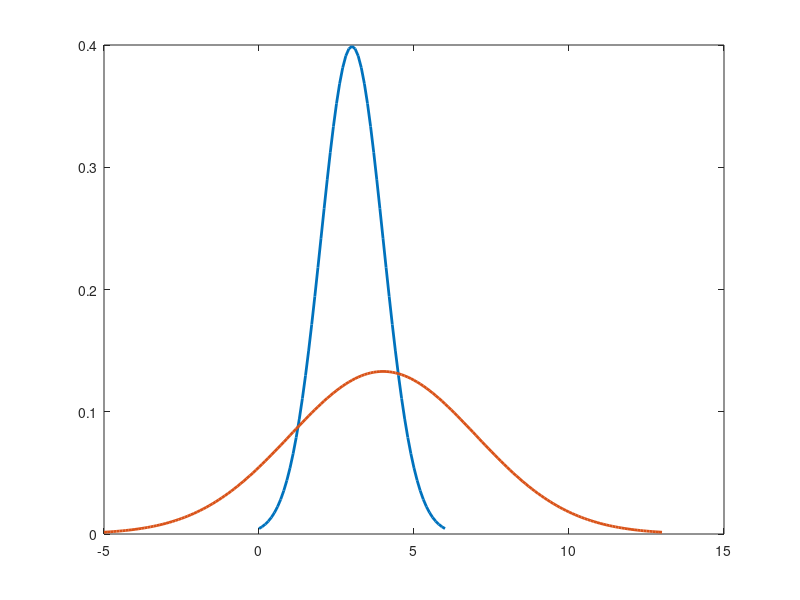

The MATLAB source for this figure: (Note: this script raises an error after producing the figure.)
clc; clear; close;

m0 = 3;
s0 = 1;

m1 = 4;
s1 = 3;

x0 = m0 - 3 * s0 : .1 : m0 + 3 * s0;
x1 = m1 - 3 * s1 : .1 : m1 + 3 * s1;

y0 = normpdf(x0, m0, s0);

y1 = normpdf(x1, m1, s1);

figure(1);
plot(x0, y0, "LineWidth", 2)
hold on;
plot(x1, y1, "LineWid", 2)
hold on;

syms x
S = solve(exp(-((x-3)^(2))/(2)) == (exp(-((x-4)^(2))/(18)))/(3), x);

y = 0 : .01 : 0.4;

plot(S(1), y, "k.");
hold on;

plot(S(2), y, "k.");

legend("Y = 0", "Y = 1");

firstPoint = 1.2587;
secondPoint = 4.4913;

Fun0 = @(x) 1/(sqrt(2*pi)*s0)*exp(-(x-m0).^2./(2*s0^2));
Fun1 = @(x) 1/(sqrt(2*pi)*s1)*exp(-(x-m1).^2./(2*s1^2));

error_0 = integral(Fun0, -Inf, firstPoint) + integral(Fun0, secondPoint, Inf);

error_1 = integral(Fun1, firstPoint, secondPoint);

specificity = 1 - error_0;
sensitivity = 1 - error_1;

total_error = error_0 * 0.5 + error_1 * 0.5;